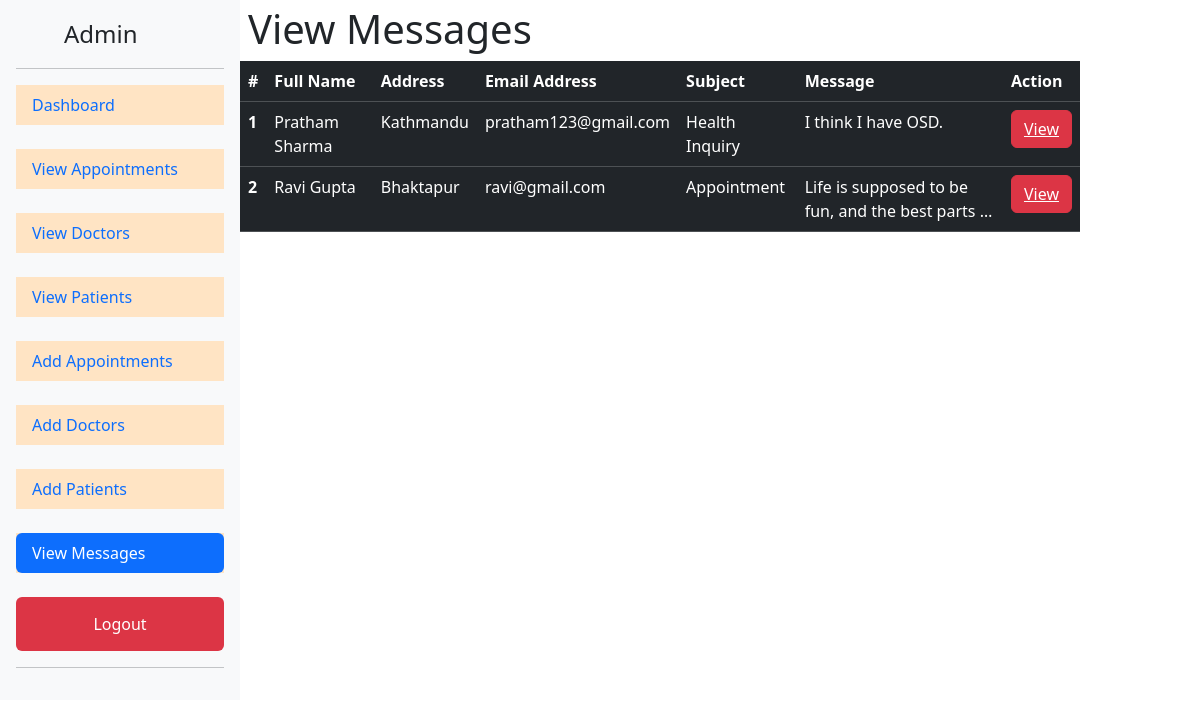
Page /viewmsg (signed in) on the committed database.
### Hospital/models.py (models this page shows, shortened)
class ContactForm(models.Model):
    Fullname = models.CharField(max_length=200)
    Address = models.CharField(max_length=200)
    Email = models.EmailField()
    Subject=models.CharField(max_length=200)
    Message = models.TextField()
    Sent_Date = models.DateField(default=date.today)

### Hospital/views.py (the view)
# urls.py: path('viewmsg',viewmsg,name="viewmsg"),
@login_required(login_url='adlogin')
def viewmsg(request):
    data={}
    mymsg = ContactForm.objects.all()
    data['msg']=mymsg
    return render(request,'viewmsg.html',data)

### templates/viewmsg.html
{% extends "baseadmin.html" %}
{% block content %}
<h1 class="mx-2">View Messages</h1>
<table class="table table-dark">
    <thead>
      <tr>
        <th scope="col">#</th>
        <th scope="col">Full Name</th>
        <th scope="col">Address</th>
        <th scope="col">Email Address</th>
        <th scope="col">Subject</th>
        <th scope="col">Message</th>
        <th scope="col">Action</th>
      </tr>
    </thead>
    <tbody>
        {% for m in msg %}
        <tr>
            <th scope="row">{{m.id}}</th>
            <td>{{m.Fullname}}</td>
            <td>{{m.Address}}</td>
            <td>{{m.Email}}</td>
            <td>{{m.Subject}}</td>
            <td>{{m.Message | truncatewords:10 }}</td>
            <td><button class="btn btn-danger"><a href="{% url "msgdetail" m.id %}" class="text-white">View</a></button></td>
            </tr>
            {% endfor %}
    </tbody>
  </table>
{% endblock content %}

### rows in the picture
ContactForm: id "1", Fullname "Pratham Sharma", Address "Kathmandu", Email "pratham123@gmail.com", Subject "Health Inquiry", Message "I think I have OSD."
ContactForm: id "2", Fullname "Ravi Gupta", Address "Bhaktapur", Email "ravi@gmail.com", Subject "Appointment", Message "Life is supposed to be fun, and the best parts …"
